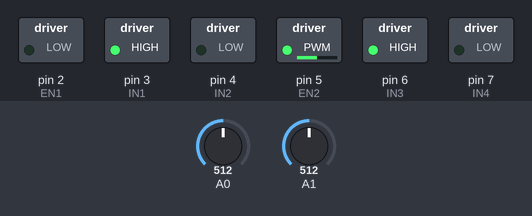
Simulated run of this sketch. Board: Arduino Uno, built with avr-gcc and run on an emulated ATmega328P. On the bench: switched loads named in the sketch (green lamp = pin HIGH). Inputs (shaded band) come from the test bench; at power-on: A0 = 512, A1 = 512.

Above: at 1.2 s.
1.3 s: A0 set to 528
At 2.1 s:
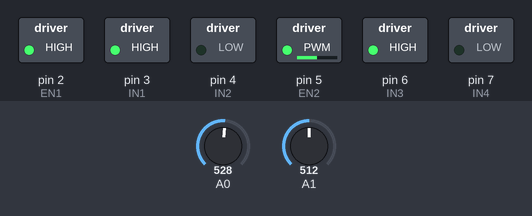
2.8 s: A1 set to 716
At 3.2 s:
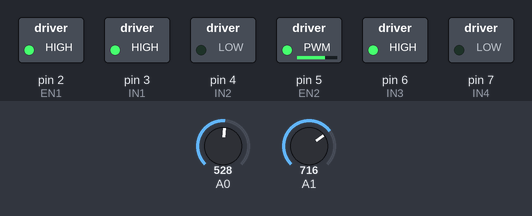
4.3 s: A0 set to 511
At 5.5 s:
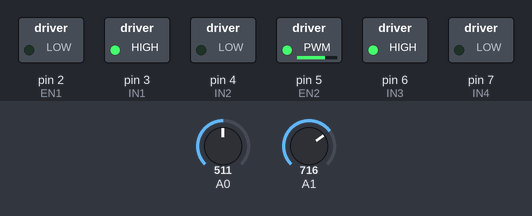
5.8 s: A1 set to 900
At 6.7 s:
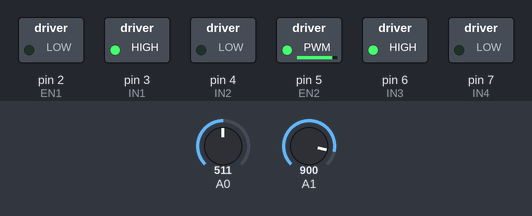
7.3 s: A0 set to 716
At 7.8 s:
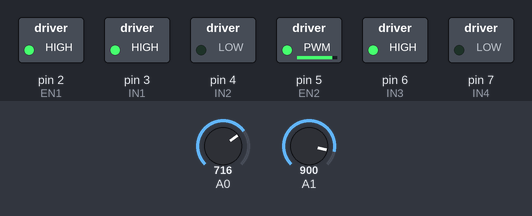
8.8 s: A1 set to 122
At 10.2 s:
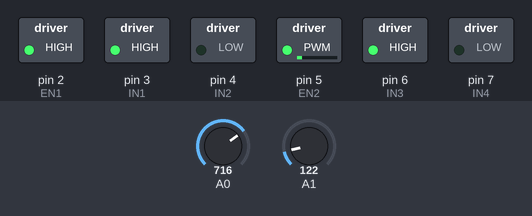
Timing chart, 0 to 11.3 s (numbered marks = the images above; inputs shaded):
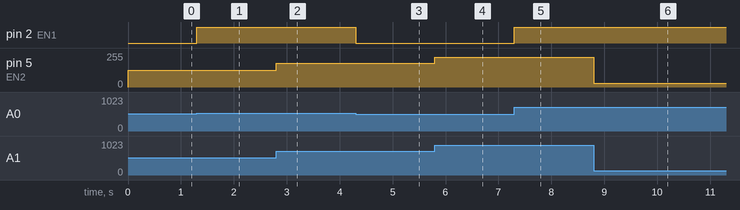

Measured:
- the behaviour switches between 513 and 514 on A0 (found by bisection; images 0 and 1)
- after the input at 1.3 s, pin 2 (EN1): LOW → HIGH at once
- after the input at 2.8 s, pin 5 (EN2): 127/255 → 178/255 at once
- after the input at 4.3 s, pin 2 (EN1): HIGH → LOW at once
- after the input at 5.8 s, pin 5 (EN2): 178/255 → 224/255 at once
- after the input at 7.3 s, pin 2 (EN1): LOW → HIGH at once
- after the input at 8.8 s, pin 5 (EN2): 224/255 → 30/255 at once

The sketch:

controle_de_dire_o1.ino
```cpp
#define EN1 2
#define IN1 3
#define IN2 4

#define EN2 5
#define IN3 6
#define IN4 7

void setup() {
  pinMode(A0, INPUT);
  pinMode(A1, INPUT);

  pinMode(EN1, OUTPUT);
  pinMode(IN1, OUTPUT);
  pinMode(IN2, OUTPUT);

  pinMode(EN2, OUTPUT);
  pinMode(IN3, OUTPUT);
  pinMode(IN4, OUTPUT);

  digitalWrite(EN1, LOW);
  digitalWrite(EN2, LOW);

  /*
  	IN1 | IN2  | MOTOR1
    HIGH  LOW    HORARIO
    LOW   HIGH   ANTI-HORARIO
    LOW   LOW    IRRELEVANTE
    HIGH  HIGH   IRRELEVANTE

  	IN3 | IN4  | MOTOR2
    HIGH  LOW    ANTI-HORARIO
    LOW   HIGH   HORARIO
    LOW   LOW    IRRELEVANTE
    HIGH  HIGH   IRRELEVANTE
  */

  digitalWrite(IN1, HIGH);
  digitalWrite(IN2, LOW);

  digitalWrite(IN3, HIGH);
  digitalWrite(IN4, LOW);
}

void loop() {
  int pot1 = analogRead(A0);
  int pot2 = analogRead(A1);

  int vel1 = map(pot1, 0, 1023, 0, 255);
  int vel2 = map(pot2, 0, 1023, 0, 255);

  analogWrite(EN1, vel1);
  analogWrite(EN2, vel2);
}
```
